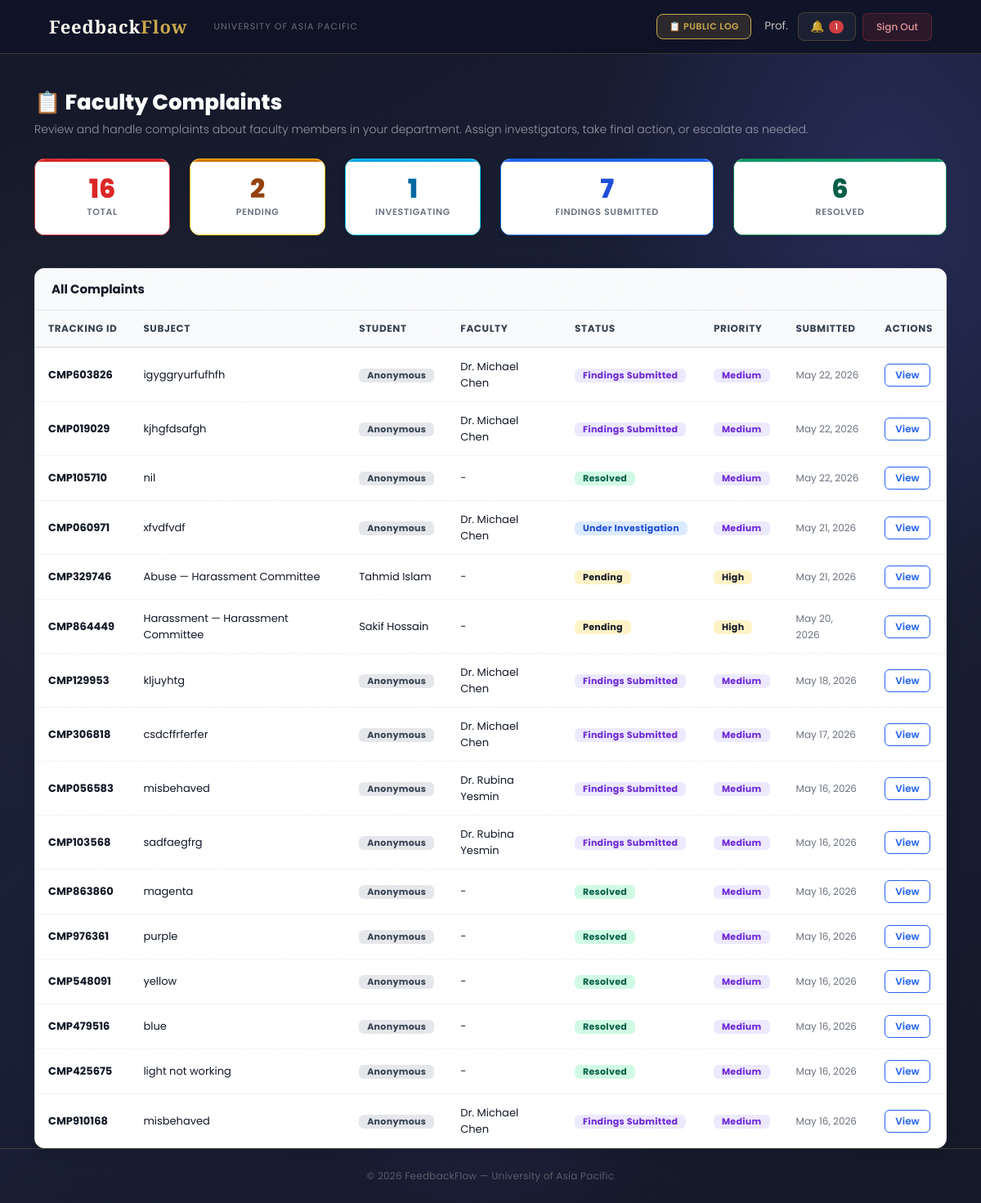
The page /complaints/hod/list/ (signed in) on the database as committed earlier.
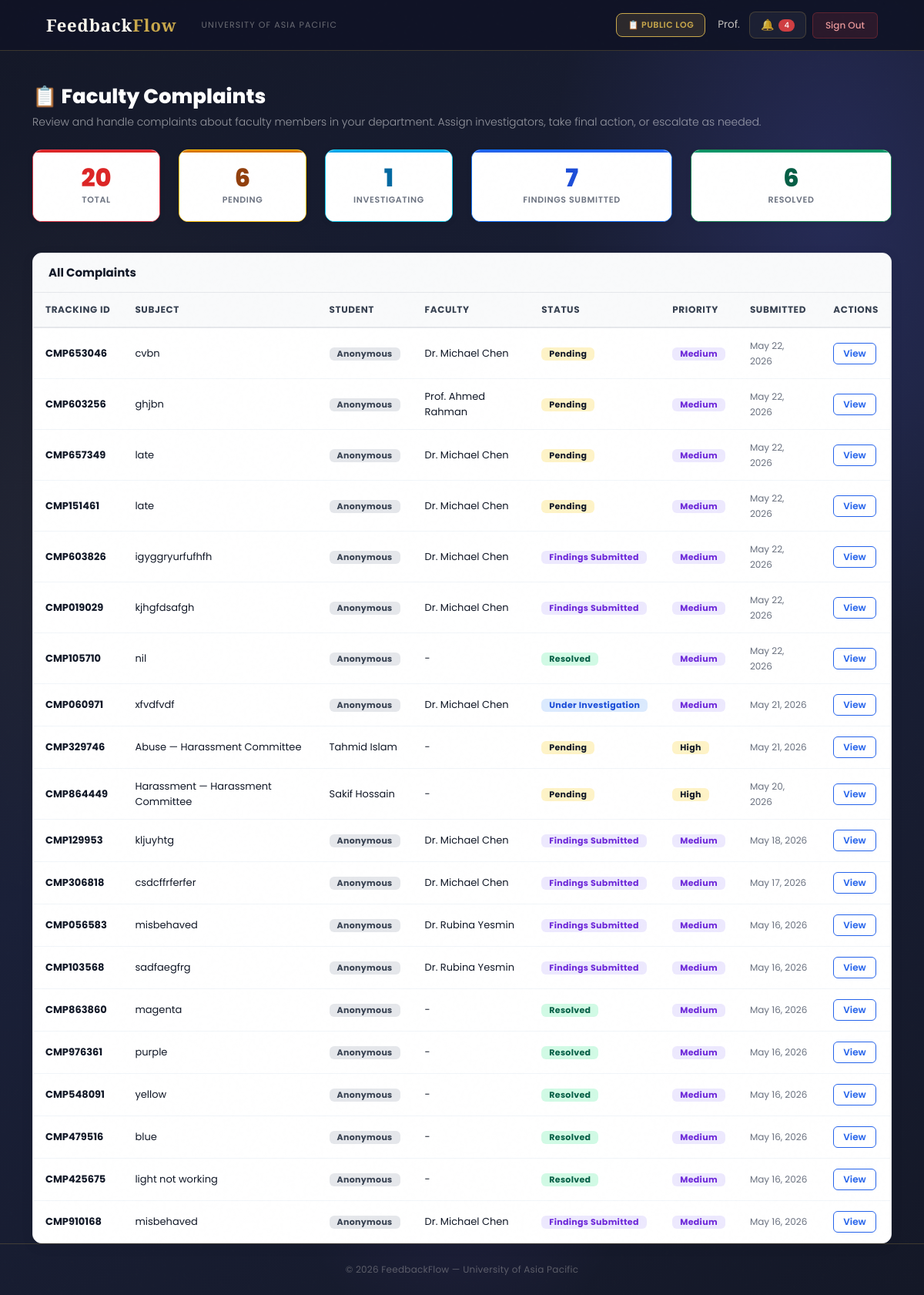
The same page on the database as committed later.
### complaints/models.py (models this page shows, shortened)
class Complaint(models.Model):
    COMPLAINT_TYPE_CHOICES = (
        ('Faculty',  'Complaint about Faculty'),
        ('HOD',      'Complaint about HOD'),
        ('Staff',    'Complaint about Staff'),
        ('Facility', 'Facility Issue'),
        ('Advice',   'General Advice'),
        ('Opinion',  'Suggestion'),
    )
    STATUS_CHOICES = (
        ('Pending',             'Pending Review'),
        ('Under Investigation', 'Under Investigation'),
        ('Findings Submitted',  'Findings Submitted'),
        ('Resolved',            'Resolved'),
        ('Escalated',           'Escalated to Higher Authority'),
    )
    PRIORITY_CHOICES = (
        ('Low',    'Low'),
        ('Medium', 'Medium'),
        ('High',   'High'),
        ('Urgent', 'Urgent'),
    )
    student             = models.ForeignKey(settings.AUTH_USER_MODEL, on_delete=models.CASCADE, related_name='complaints_submitted')
    complaint_type      = models.CharField(max_length=20, choices=COMPLAINT_TYPE_CHOICES)
    resolution_deadline = models.DateField(null=True, blank=True, help_text='Deadline for resolving this complaint')
    subject             = models.CharField(max_length=200)
    description         = models.TextField()
    faculty_concerned   = models.ForeignKey(
        settings.AUTH_USER_MODEL, on_delete=models.SET_NULL,
        null=True, blank=True, related_name='complaints_against',
        limit_choices_to={'role__in': ['Faculty', 'HOD', 'Staff']}
    )
    location          = models.CharField(max_length=200, blank=True, null=True)
    status            = models.CharField(max_length=30, choices=STATUS_CHOICES, default='Pending')
    priority          = models.CharField(max_length=10, choices=PRIORITY_CHOICES, default='Medium')
    assigned_to       = models.ForeignKey(settings.AUTH_USER_MODEL, on_delete=models.SET_NULL, null=True, blank=True, related_name='complaints_assigned')
    is_anonymous      = models.BooleanField(default=False)
    final_action_note = models.TextField(blank=True, null=True)
    submitted_at      = models.DateTimeField(auto_now_add=True)
    updated_at        = models.DateTimeField(auto_now=True)
    resolved_at       = models.DateTimeField(null=True, blank=True)
    tracking_id       = models.CharField(max_length=20, unique=True, editable=False)
    class Meta:
        ordering        = ['-submitted_at']
        verbose_name    = 'Complaint'
        verbose_name_plural = 'Complaints'

### users/models.py (models this page shows, shortened)
class User(AbstractBaseUser, PermissionsMixin):
    ROLE_CHOICES = (
        ('Student',   'Student'),
        ('Faculty',   'Faculty'),
        ('HOD',       'Head of Department'),
        ('Staff',     'Staff'),
        ('DAO',       'Dean of Administration Office'),
        ('Admin',     'Administrator'),
        ('Committee', 'Committee Member'),
    )
    DEPARTMENT_CHOICES = (
        ('DBA',          'Department of Business Administration'),
        ('CSE',          'Department of Computer Science and Engineering'),
        ('CE',           'Department of Civil Engineering'),
        ('EEE',          'Department of Electrical and Electronic Engineering'),
        ('Pharmacy',     'Department of Pharmacy'),
        ('Law',          'Department of Law and Human Rights'),
        ('English',      'Department of English'),
        ('Architecture', 'Department of Architecture'),
    )
    COMMITTEE_TYPE_CHOICES = (
        ('Harassment Committee', 'Harassment Committee'),
        ('Proctorial Committee', 'Proctorial Committee'),
    )
    email          = models.EmailField(unique=True, max_length=255)
    full_name      = models.CharField(max_length=150)
    role           = models.CharField(max_length=20, choices=ROLE_CHOICES)
    department     = models.CharField(max_length=100, choices=DEPARTMENT_CHOICES, null=True, blank=True)
    student_id     = models.CharField(max_length=50, unique=True, null=True, blank=True)
    committee_type = models.CharField(max_length=50, choices=COMMITTEE_TYPE_CHOICES, null=True, blank=True)
    is_active      = models.BooleanField(default=True)
    is_staff       = models.BooleanField(default=False)
    created_at     = models.DateTimeField(auto_now_add=True)
    updated_at     = models.DateTimeField(auto_now=True)
    USERNAME_FIELD  = 'email'
    REQUIRED_FIELDS = ['full_name']
    objects = UserManager()
    class Meta:
        verbose_name        = 'User'
        verbose_name_plural = 'Users'
        ordering            = ['-created_at']
    def get_short_name(self):
        return self.full_name.split()[0] if self.full_name else self.email

### complaints/views.py (the view)
# urls.py: path('hod/list/', views.hod_complaints_list, name='hod_complaints_list'),
@login_required
def hod_complaints_list(request):
    if request.user.role != 'HOD':
        messages.error(request, 'Access denied. HOD only.')
        return redirect('login')
    mode = request.GET.get('mode', 'all')
    complaints_list = Complaint.objects.filter(
        Q(assigned_to=request.user) |
        Q(faculty_concerned__department=request.user.department)
    ).exclude(complaint_type__in=['Advice', 'Opinion']).distinct().order_by('-submitted_at')
    context = {
        'complaints_list': complaints_list,
        'mode': mode,
        'total_complaints': complaints_list.count(),
        'pending': complaints_list.filter(status='Pending').count(),
        'investigating': complaints_list.filter(status='Under Investigation').count(),
        'findings_submitted': complaints_list.filter(status='Findings Submitted').count(),
        'resolved': complaints_list.filter(status='Resolved').count(),
        'escalated': complaints_list.filter(status='Escalated').count(),
        'page_title': 'Faculty Complaints'
    }
    return render(request, 'complaints/hod_complaints_list.html', context)

### users/context_processors.py (called while the page is built)
def notifications_count(request):
    if request.user.is_authenticated:
        from users.models import Notification, Announcement
        count = Notification.objects.filter(
            recipient=request.user,
            is_read=False
        ).count()
        active_announcements = []
        for ann in Announcement.objects.filter(is_active=True).order_by('-created_at')[:10]:
            if ann.is_visible_to(request.user):
                active_announcements.append(ann)
            if len(active_announcements) >= 3:
                break
        return {
            'unread_notifications_count': count,
            'active_announcements': active_announcements,
        }
    return {'unread_notifications_count': 0, 'active_announcements': []}

### complaints/templates/complaints/hod_complaints_list.html (shortened to what the changed rows need)
{% extends 'users/base.html' %}
{% block content %}
<div class="container mt-4">
    <div class="hod-page-header mb-4">
        <h2 class="hod-page-title">📋 Faculty Complaints</h2>
    </div>
    <div class="row mb-4">
        <div class="col-md-2 mb-3">
            <div class="card hod-stat-card border-danger">
                <div class="card-body text-center">
                    <h3 class="mb-1">{{ total_complaints }}</h3>
                    <p class="text-muted mb-0" style="font-size:0.85rem;">Total</p>
                </div>
            </div>
        </div>
        <div class="col-md-2 mb-3">
            <div class="card hod-stat-card border-warning">
                <div class="card-body text-center">
                    <h3 class="mb-1">{{ pending }}</h3>
                    <p class="text-muted mb-0" style="font-size:0.85rem;">Pending</p>
                </div>
            </div>
        </div>
    </div>
    {% if complaints_list %}
    <div class="card hod-table-card">
        <div class="card-body p-0">
            <div class="table-responsive">
                <table class="table table-hover mb-0">
                    <thead class="table-light">
                        <tr>
                            <th>Tracking ID</th>
                            <th>Subject</th>
                            <th>Student</th>
                            <th>Faculty</th>
                            <th>Status</th>
                            <th>Priority</th>
                            <th>Submitted</th>
                            <th>Actions</th>
                        </tr>
                    </thead>
                    <tbody>
                        {% for complaint in complaints_list %}
                        <tr>
                            <td>
                                <strong>{{ complaint.tracking_id }}</strong>
                            </td>
                            <td>{{ complaint.subject|truncatewords:5 }}</td>
                            <td>
                                {% if complaint.is_anonymous %}
                                    <span class="badge bg-secondary">Anonymous</span>
                                {% else %}
                                    {{ complaint.student.full_name }}
                                {% endif %}
                            </td>
                            <td>
                                {{ complaint.faculty_concerned.full_name|default:"-" }}
                            </td>
                            <td>
                                <span class="badge
                                    {% if complaint.status == 'Pending' %}bg-warning text-dark
                                    {% elif complaint.status == 'Under Investigation' %}bg-info
                                    {% elif complaint.status == 'Findings Submitted' %}bg-primary
                                    {% elif complaint.status == 'Resolved' %}bg-success
                                    {% elif complaint.status == 'Escalated' %}bg-danger
                                    {% else %}bg-secondary
                                    {% endif %}">
                                    {{ complaint.status }}
                                </span>
                            </td>
                            <td>
                                <span class="badge
                                    {% if complaint.priority == 'Low' %}bg-secondary
                                    {% elif complaint.priority == 'Medium' %}bg-primary
                                    {% elif complaint.priority == 'High' %}bg-warning text-dark
                                    {% elif complaint.priority == 'Urgent' %}bg-danger
                                    {% else %}bg-secondary
                                    {% endif %}">
                                    {{ complaint.priority }}
                                </span>
                            </td>
                            <td>
                                <small>{{ complaint.submitted_at|date:"M d, Y" }}</small>
                            </td>
                            <td>
                                <a href="{% url 'complaint_detail' complaint.id %}"
                                   class="btn btn-sm btn-outline-primary">
                                    View
                                </a>
                            </td>
                        </tr>
                        {% endfor %}
                    </tbody>
                </table>
            </div>
        </div>
    </div>
    {% endif %}
</div>
{% endblock %}

### users/templates/users/base.html (shortened to what this page needs)
<!DOCTYPE html>
<html lang="en">
<head>
    <link href="https://cdn.jsdelivr.net/npm/bootstrap@5.3.0/dist/css/bootstrap.min.css" rel="stylesheet">
</head>
<body>
    <nav class="navbar navbar-expand-lg">
        <div class="container-fluid d-flex align-items-center gap-3">
            <a class="navbar-brand" href="/">Feedback<em>Flow</em></a>
            <span class="navbar-text d-none d-md-inline">University of Asia Pacific</span>
            {% if user.is_authenticated %}
            <div class="ms-auto d-flex align-items-center gap-2">
                <a href="{% url 'public_log' %}" class="btn-bell"
                    style="font-size:11px; font-weight:600; text-transform:uppercase; letter-spacing:0.05em; background:rgba(201,168,76,.15); color:var(--gold) !important; border-color:var(--gold) !important;">
                    📋 Public Log
                </a>
                <span class="nav-user-info d-none d-md-inline ms-2">{{ user.get_short_name }}</span>
                <a href="{% url 'notifications' %}" class="btn-bell ms-1">
                    🔔
                    {% if unread_notifications_count > 0 %}
                    <span class="badge bg-danger" style="font-size:10px;padding:3px 7px;">{{ unread_notifications_count }}</span>
                    {% endif %}
                </a>
                <a href="{% url 'logout' %}" class="btn-logout">Sign Out</a>
            </div>
            {% endif %}
        </div>
    </nav>
    <main>
        {% block content %}{% endblock %}
    </main>
    <footer>
        <p>© 2026 FeedbackFlow — University of Asia Pacific</p>
    </footer>
</body>
</html>

Rows that differ between the two databases and show on the page:
added Complaint: tracking_id "CMP653046", subject "cvbn", is_anonymous "Anonymous", faculty_concerned.full_name "Dr. Michael Chen", status "Pending", priority "Medium", submitted_at "May 22, 2026"
added Complaint: tracking_id "CMP603256", subject "ghjbn", is_anonymous "Anonymous", faculty_concerned.full_name "Prof. Ahmed Rahman", status "Pending", priority "Medium", submitted_at "May 22, 2026"
added Complaint: tracking_id "CMP657349", subject "late", is_anonymous "Anonymous", faculty_concerned.full_name "Dr. Michael Chen", status "Pending", priority "Medium", submitted_at "May 22, 2026"
added Complaint: tracking_id "CMP151461", subject "late", is_anonymous "Anonymous", faculty_concerned.full_name "Dr. Michael Chen", status "Pending", priority "Medium", submitted_at "May 22, 2026"
Other text that changed with them:
{{ unread_notifications_count }}: "1" → "4"
{{ total_complaints }}: "16" → "20"
{{ pending }}: "2" → "6"
